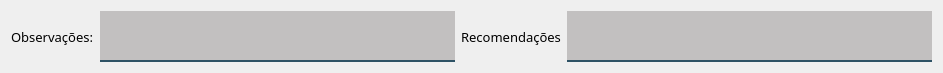
                  <widget class="QWidget" name="layoutWidget_12">
                   <property name="geometry">
                    <rect>
                     <x>151</x>
                     <y>310</y>
                     <width>919</width>
                     <height>61</height>
                    </rect>
                   </property>
                   <layout class="QHBoxLayout" name="horizontalLayout_15">
                    <item>
                     <layout class="QHBoxLayout" name="horizontalLayout_11">
                      <item>
                       <widget class="QLabel" name="label_87">
                        <property name="font">
                         <font>
                          <family>Reem Kufi</family>
                          <pointsize>10</pointsize>
                          <bold>false</bold>
                         </font>
                        </property>
                        <property name="styleSheet">
                         <string notr="true">color: rgb(0,0,0);</string>
                        </property>
                        <property name="text">
                         <string>Observações:</string>
                        </property>
                       </widget>
                      </item>
                      <item>
                       <widget class="QTextEdit" name="txt_observacao">
                        <property name="enabled">
                         <bool>false</bool>
                        </property>
                        <property name="minimumSize">
                         <size>
                          <width>355</width>
                          <height>40</height>
                         </size>
                        </property>
                        <property name="font">
                         <font>
                          <family>Reem Kufi</family>
                         </font>
                        </property>
                        <property name="styleSheet">
                         <string notr="true">background-color: rgba(10,0,0,50);
border:2px solid rgba(0,0,0,0);
border-bottom-color:rgba(46,82,101,255);
color:rgb(0,0,0);
padding-bottom:7px</string>
                        </property>
                       </widget>
                      </item>
                     </layout>
                    </item>
                    <item>
                     <layout class="QHBoxLayout" name="horizontalLayout_14">
                      <item>
                       <widget class="QLabel" name="label_83">
                        <property name="font">
                         <font>
                          <family>Reem Kufi</family>
                          <pointsize>10</pointsize>
                          <bold>false</bold>
                         </font>
                        </property>
                        <property name="styleSheet">
                         <string notr="true">color: rgb(0,0,0);</string>
                        </property>
                        <property name="text">
                         <string>Recomendações</string>
                        </property>
                        <property name="alignment">
                         <set>Qt::AlignCenter</set>
                        </property>
                       </widget>
                      </item>
                      <item>
                       <widget class="QTextEdit" name="txt_recomendacao">
                        <property name="enabled">
                         <bool>false</bool>
                        </property>
                        <property name="minimumSize">
                         <size>
                          <width>365</width>
                          <height>51</height>
                         </size>
                        </property>
                        <property name="font">
                         <font>
                          <family>Reem Kufi</family>
                         </font>
                        </property>
                        <property name="styleSheet">
                         <string notr="true">background-color: rgba(10,0,0,50);
border:2px solid rgba(0,0,0,0);
border-bottom-color:rgba(46,82,101,255);
color:rgb(0,0,0);
padding-bottom:7px</string>
                        </property>
                       </widget>
                      </item>
                     </layout>
                    </item>
                   </layout>
                  </widget>
